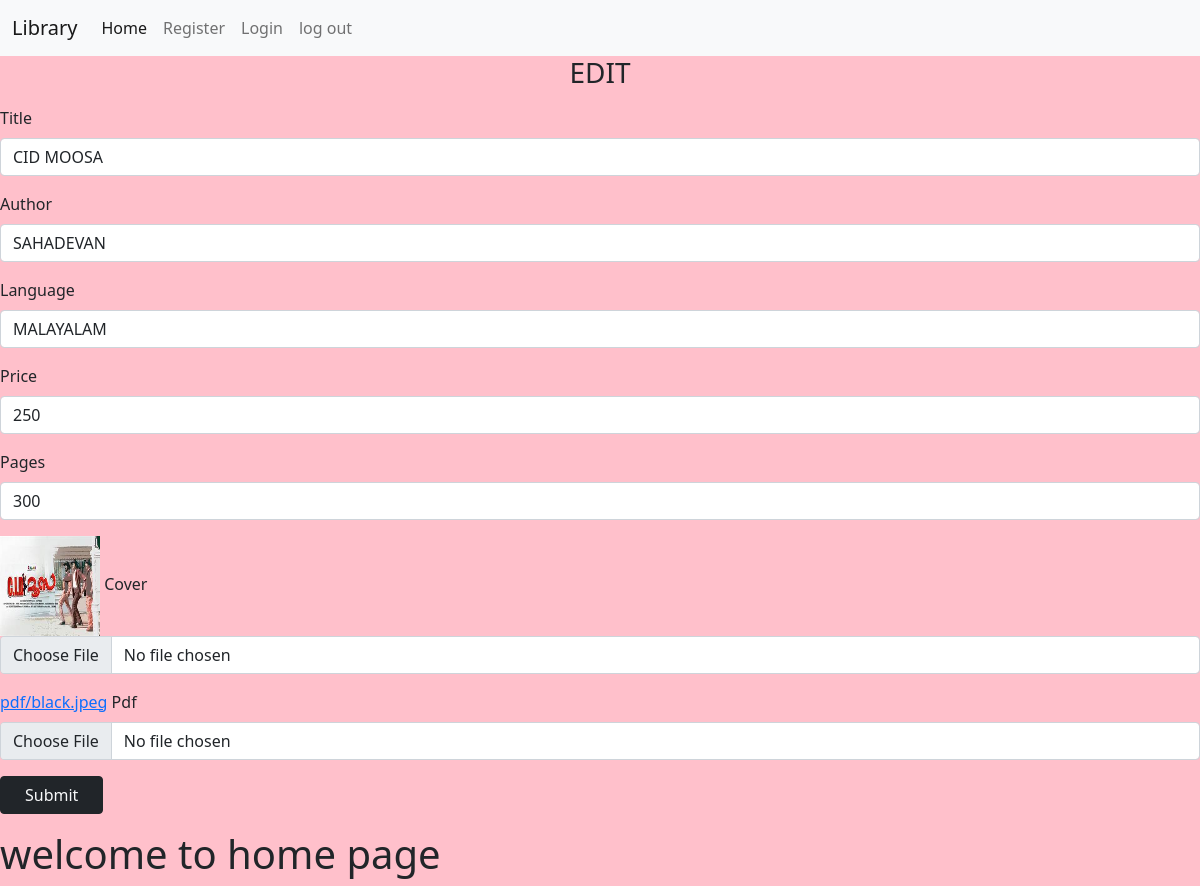
/edit/6, run on the app's committed database.
### books/models.py (models this page shows)
class Book(models.Model):          #database model defintion
    title = models.CharField(max_length=20)
    author = models.CharField(max_length=20)
    language = models.CharField(max_length=20)
    price = models.IntegerField()
    pages = models.IntegerField()
    cover = models.ImageField(upload_to="images")
    pdf = models.FileField(upload_to="pdf")

### books/views.py (the view, shortened to what this page needs)
# urls.py: path('edit/<int:p>',views.edit,name="edit"),
def edit(request,p):
    b=Book.objects.get(id=p)
    context={'book':b}
    return render(request,'edit.html',context)

### templates/edit.html (shortened to what this page needs)
{% extends 'base.html' %}
{% load static %}
{% block content %}
<h3 class="text-center">EDIT</h3>
<form method="POST"  enctype="multipart/form-data">
    <div class="mb-3">
  <label  class="form-label">Title</label>
  <input type="text" class="form-control"   name="t" value="{{book.title}}" placeholder="Enter the title">
</div>
    <div class="mb-3">
  <label  class="form-label">Author</label>
  <input type="text" class="form-control" name="a" value="{{book.author}}" placeholder="Enter the author">
</div>
    <div class="mb-3">
  <label class="form-label">Language</label>
  <input type="text" class="form-control" name="l" value="{{book.language}}" placeholder="Enter the language">
</div>
    <div class="mb-3">
  <label class="form-label">Price</label>
  <input type="number" class="form-control" name="p" value="{{book.price}}" placeholder="Enter the price">
</div>
    <div class="mb-3">
  <label class="form-label">Pages</label>
  <input type="number" class="form-control" name="pa" value="{{book.pages}}" placeholder="Enter the pages">
</div>
     <div class="mb-3">
         <img src="{{book.cover.url}}" height="100px" width="100px">
  <label class="form-label">Cover</label>
  <input type="file" class="form-control" name="c">
</div>
    <div class="mb-3">
        <a href="{{book.pdf.url}}">{{book.pdf}}</a>
  <label class="form-label">Pdf</label>
  <input type="file" class="form-control" name="pd">
</div>
    <div class="mb-3">
  <input type="submit" class="btn btn-dark text-light px-4">
</div>
</form>
{% endblock %}

### static/css/style.css (style rules this page uses)
body { background-color:pink; }

### data on the page
Book: t "CID MOOSA", a "SAHADEVAN", l "MALAYALAM", p "250", pa "300", cover (picture), pdf "pdf/black.jpeg"
